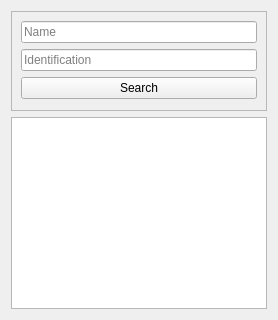
            <widget class="QWidget" name="page_author">
             <layout class="QVBoxLayout" name="verticalLayout_13">
              <item>
               <widget class="QFrame" name="search_author">
                <property name="minimumSize">
                 <size>
                  <width>0</width>
                  <height>100</height>
                 </size>
                </property>
                <property name="frameShape">
                 <enum>QFrame::StyledPanel</enum>
                </property>
                <property name="frameShadow">
                 <enum>QFrame::Raised</enum>
                </property>
                <layout class="QVBoxLayout" name="verticalLayout_39">
                 <item>
                  <widget class="QLineEdit" name="search_author_name">
                   <property name="text">
                    <string/>
                   </property>
                   <property name="placeholderText">
                    <string>Name</string>
                   </property>
                  </widget>
                 </item>
                 <item>
                  <widget class="QLineEdit" name="search_author_id">
                   <property name="text">
                    <string/>
                   </property>
                   <property name="placeholderText">
                    <string>Identification</string>
                   </property>
                  </widget>
                 </item>
                 <item>
                  <widget class="QPushButton" name="btn_search_author">
                   <property name="text">
                    <string>Search</string>
                   </property>
                  </widget>
                 </item>
                </layout>
               </widget>
              </item>
              <item>
               <widget class="QTableWidget" name="table_author"/>
              </item>
             </layout>
            </widget>
